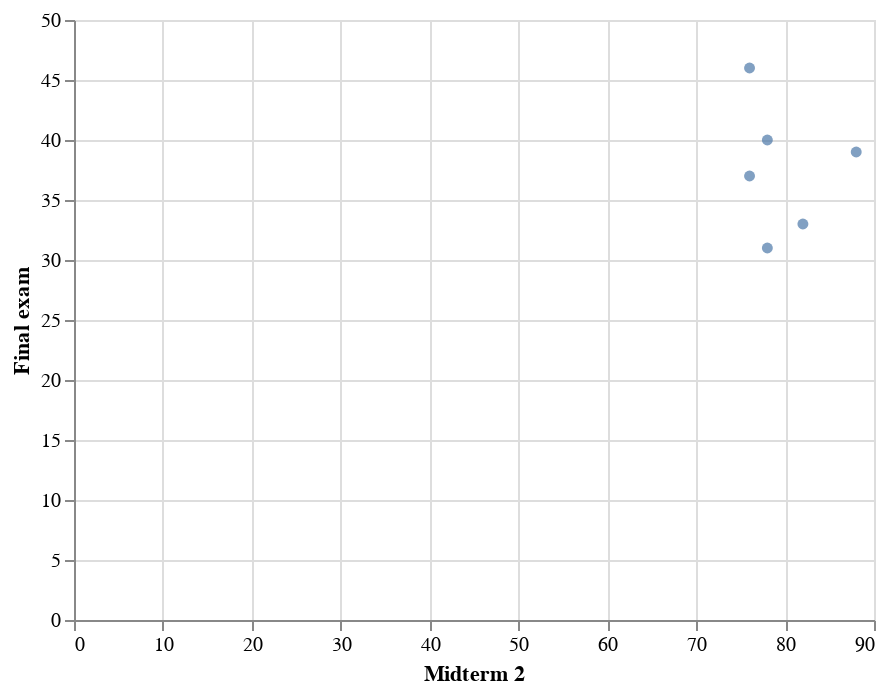

The notebook cell this image was saved under:
### Code cell
alt.Chart(df_sub).mark_circle().encode(
    x = "Midterm 2",
    y = "Final exam"
)

### Figure 1 — Vega-Lite specification as saved in the notebook (floating-point values rounded to 4 significant figures)
{"config": {"view": {"continuousWidth": 400, "continuousHeight": 300}}, "data": {"name": "data-3f13978ebf3d26668b9ce78142564f85"}, "mark": "circle", "encoding": {"x": {"field": "Midterm 2", "type": "quantitative"}, "y": {"field": "Final exam", "type": "quantitative"}}, "$schema": "https://vega.github.io/schema/vega-lite/v4.17.0.json", "datasets": {"data-3f13978ebf3d26668b9ce78142564f85": [{"Student_id": 93619, "Quiz 1": 0, "Quiz 2": 40, "Midterm 1": 68, "Quiz 3": 100, "Quiz 4": 80, "Midterm 2": 88, "Quiz 5": 80, "Final exam": 39, "Webwork": 43, "Total": "F"}, {"Student_id": 63723, "Quiz 1": 0, "Quiz 2": 70, "Midterm 1": 60, "Quiz 3": 0, "Quiz 4": 90, "Midterm 2": 76, "Quiz 5": 60, "Final exam": 46, "Webwork": 32, "Total": "F"}, {"Student_id": 70693, "Quiz 1": 80, "Quiz 2": 70, "Midterm 1": 64, "Quiz 3": 100, "Quiz 4": 80, "Midterm 2": 76, "Quiz 5": 30, "Final exam": 37, "Webwork": 46, "Total": "F"}, {"Student_id": 93643, "Quiz 1": 60, "Quiz 2": 40, "Midterm 1": 50, "Quiz 3": 60, "Quiz 4": 50, "Midterm 2": 78, "Quiz 5": 70, "Final exam": 31, "Webwork": 91, "Total": "F"}, {"Student_id": 81308, "Quiz 1": 80, "Quiz 2": 50, "Midterm 1": 52, "Quiz 3": 80, "Quiz 4": 70, "Midterm 2": 78, "Quiz 5": 0, "Final exam": 40, "Webwork": 74, "Total": "F"}, {"Student_id": 93904, "Quiz 1": 100, "Quiz 2": 30, "Midterm 1": 46, "Quiz 3": 0, "Quiz 4": 60, "Midterm 2": 82, "Quiz 5": 0, "Final exam": 33, "Webwork": 27, "Total": "F"}]}}
